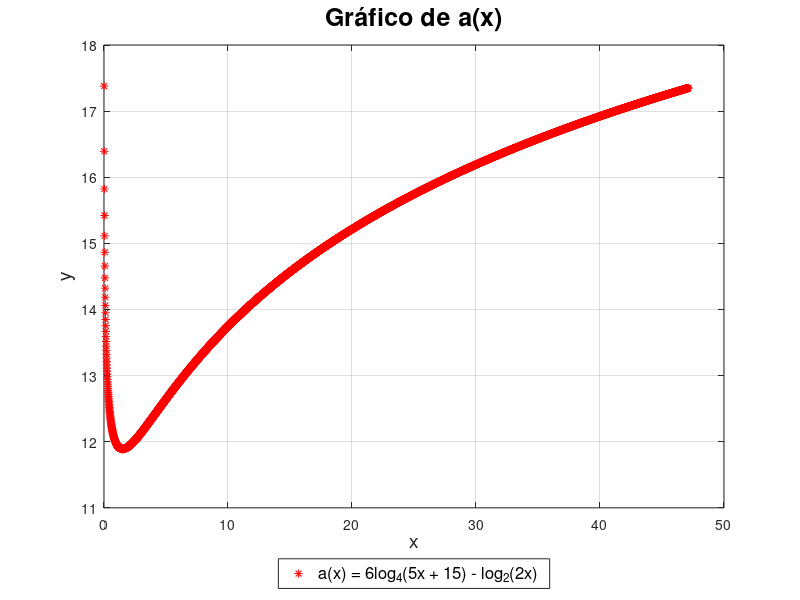
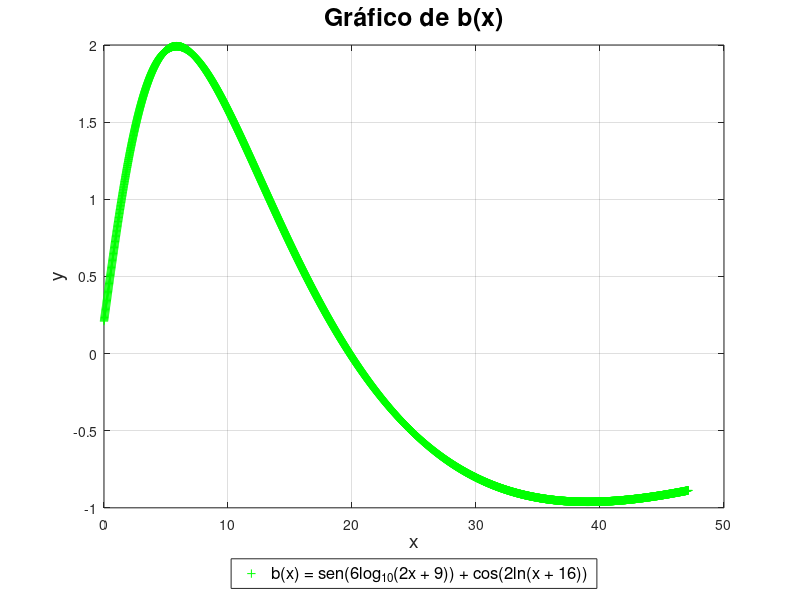
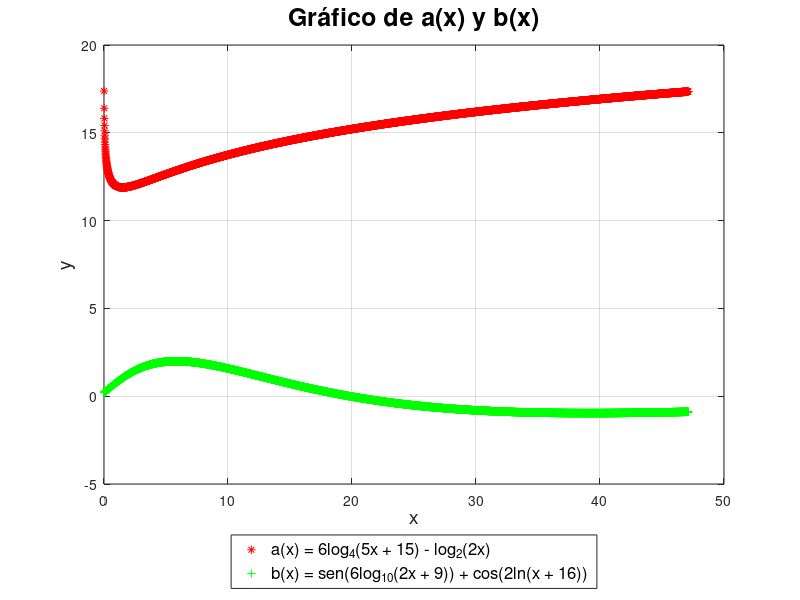
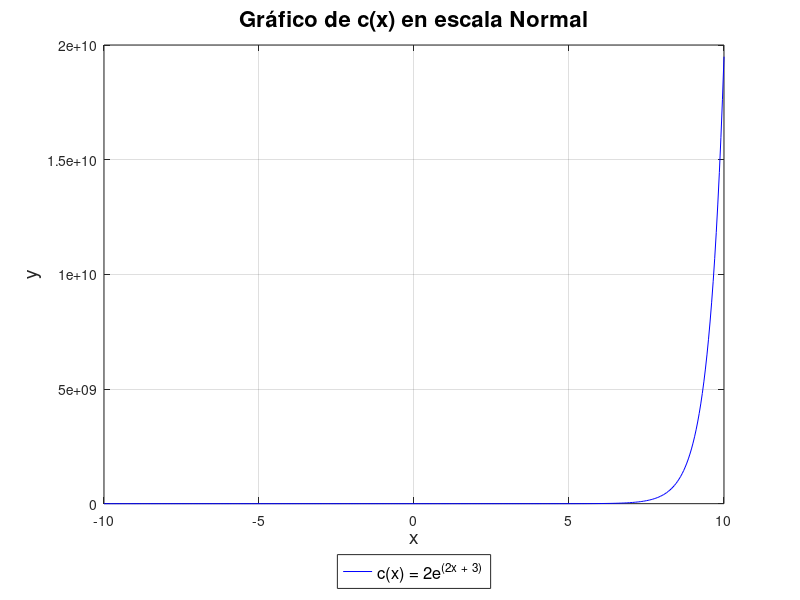

MATLAB code to generate these figures, in order:
function show_graphics() 
% Funcion que permite obtener el logaritmo de x con base c
log_base_c = @(x, c) log(x)/log(c);

% Funcion que permite obtener el logaritmo natural de x
log_n = @(x) log(x);

% Se definen las funciones del enunciado a, b y c.
a = @(x) 6 * log_base_c((5 * x + 15), 4) - log_base_c((2 * x), 2);
b = @(x) sin(6 * log_base_c((2 * x + 9), 10)) + cos(2 * log_n(x + 16));
c = @(x) 2 * exp(2 * x + 3);

% Se definen los dominios correspondientes.
domain_ab = 0:.01:(15 * pi);    % dominio de las funciones a y b.
domain_c = -10:.05:10;          % dominio de la funcion c.

% Se obtiene el recorrido de cada función a, b y c.
range_a  = a(domain_ab);
range_b  = b(domain_ab);
range_c  = c(domain_c);

% Se crean los gráficos de cada función (a y b)
figure('Name', 'Función a(x)');
title_a = 'a(x) = 6log_4(5x + 15) - log_2(2x)';
plot(domain_ab, range_a, 'r*');
grid on;
title('Gráfico de a(x)', 'FontSize', 18);
ylabel('y', 'FontSize', 14);
xlabel('x', 'FontSize', 14);
legend(title_a, 'Location', 'southoutside', 'FontSize', 12);

figure('Name', 'Función b(x)');
title_b = 'b(x) = sen(6log_1_0(2x + 9)) + cos(2ln(x + 16))';
plot(domain_ab, range_b, 'g+');
grid on;
title('Gráfico de b(x)', 'FontSize', 18);
ylabel('y', 'FontSize', 14);
xlabel('x', 'FontSize', 14);
legend(title_b, 'Location', 'southoutside', 'FontSize', 12);

% Se crea el gráfico de a y b en conjunto
figure('Name', 'Función a(x) y b(x)');
plot(domain_ab, range_a, 'r*', domain_ab, range_b, 'g+');
grid on;
title('Gráfico de a(x) y b(x)', 'FontSize', 18);
ylabel('y', 'FontSize', 14);
xlabel('x', 'FontSize', 14);
legend(title_a, title_b, 'Location', 'southoutside', 'FontSize', 12);

% Se crean los gráficos para la funcion c.
figure('Name', 'Función c(x)');
title_c = 'c(x) = 2e^(^2^x ^+ ^3^)';
plot(domain_c, range_c, 'b-');
grid on;
title('Gráfico de c(x) en escala Normal', 'FontSize', 16);
ylabel('y', 'FontSize', 14);
xlabel('x', 'FontSize', 14);
legend(title_c, 'Location', 'southoutside', 'FontSize', 12);

figure('Name', 'Función c(x) - Logarítmica');
semilogy(domain_c, range_c, 'b-');
grid on;
title('Gráfico de c(x) en escala Logarítmica', 'FontSize', 16);
ylabel('y', 'FontSize', 14);
xlabel('x', 'FontSize', 14);
legend(title_c, 'Location', 'southoutside', 'FontSize', 12);
end